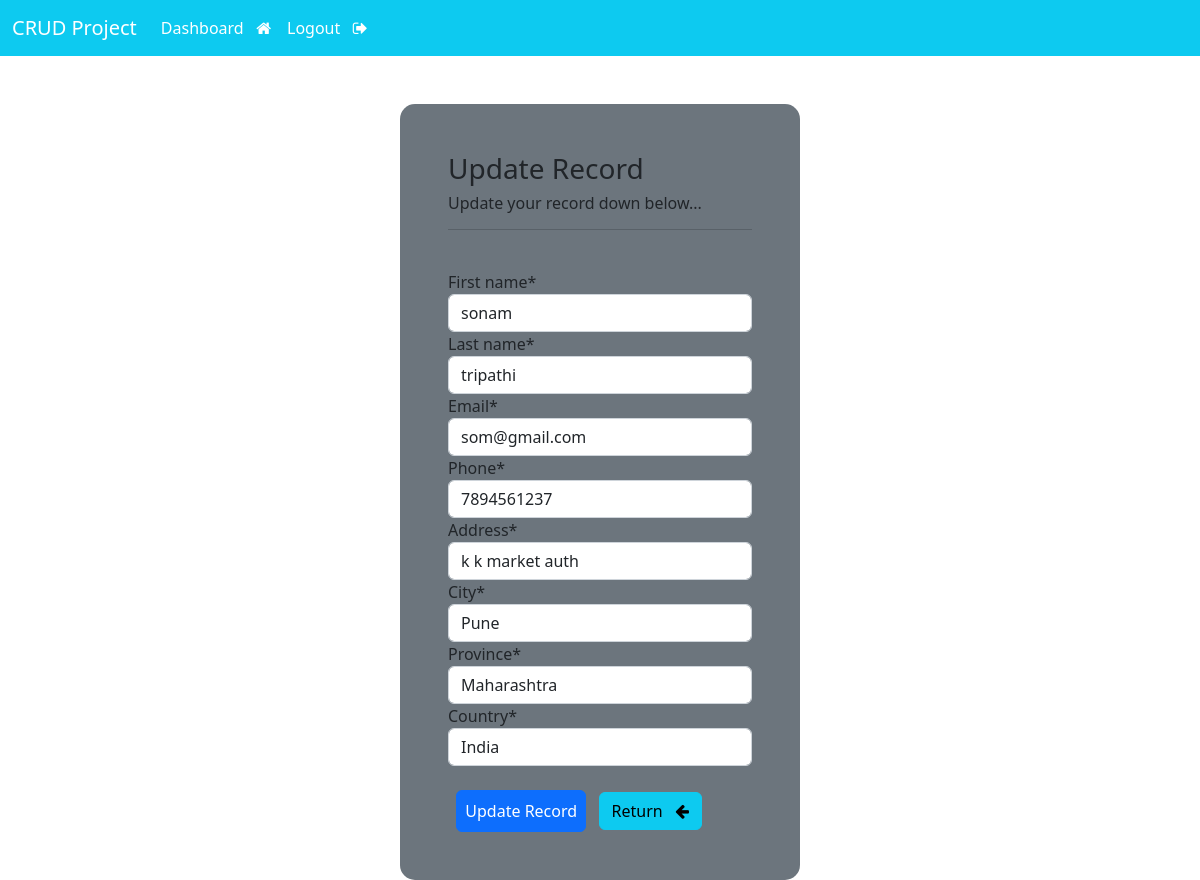
Page /update-record/5/ (signed in) on the committed database.
### crud/models.py (models this page shows)
class Record(models.Model):
    creation_date = models.DateTimeField(auto_now_add=True)
    first_name = models.CharField(max_length=100)
    last_name = models.CharField(max_length=100)
    email = models.EmailField(max_length=255)
    phone = models.IntegerField()
    address =models.CharField(max_length=250)
    city = models.CharField(max_length=100)
    province = models.CharField(max_length=200)
    country = models.CharField(max_length=100)

### crud/views.py (the view)
# urls.py: path('update-record/<int:pk>/', views.update_record, name='update-record'),
@login_required(login_url='login')
def update_record(request,pk):
    record = Record.objects.get(id=pk)
    form = UpdateRecordForm (instance=record)
    if request.method == 'POST':
        form = UpdateRecordForm(request.POST, instance=record)
        if form.is_valid():
            form.save()
            messages.success(request, "Record Updated Successfully ")
            return redirect("dashboard")
    return render(request,'crud/update-record.html',{'forms':form})

### crud/forms.py
class UpdateRecordForm(forms.ModelForm):
    class Meta:
        model = Record
        fields = ['first_name','last_name','email','phone','address','city','province','country']

### crud/templates/crud/update-record.html (shortened to what this page needs)
{% extends 'crud/base.html' %}
{% load crispy_forms_tags %}
{% block content %}
<body>
    <div class="container container-sm bg-secondary shadow-md p-5 form-layout">
        <h3>Update Record </h3>
        <h6>Update your record down below...</h6>
        <hr>
        <br>
        <form action="" method="post">
            {{forms|crispy}}
            <br>
            <button type="submit" class="btn btn-primary btn-block p-2">Update Record </button>
            <a href="{% url 'dashboard' %}" class="btn btn-info">Return &nbsp; <i class="fa fa-arrow-left"
                    aria-hidden="true"></i></a>
        </form>
    </div>
</body>
{% endblock %}

### crud/templates/crud/update-record.html (style rules this page uses)
.form-layout { border-radius: 15px; width: 400px; }

### rows in the picture
Record: first_name "sonam", last_name "tripathi", email "som@gmail.com", phone "7894561237", address "k k market auth", city "Pune", province "Maharashtra", country "India"
